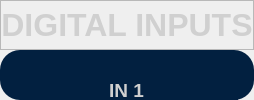
                 <widget class="QWidget" name="page_2">
                  <property name="styleSheet">
                   <string notr="true"/>
                  </property>
                  <layout class="QVBoxLayout" name="verticalLayout_6">
                   <property name="spacing">
                    <number>0</number>
                   </property>
                   <property name="leftMargin">
                    <number>0</number>
                   </property>
                   <property name="topMargin">
                    <number>0</number>
                   </property>
                   <property name="rightMargin">
                    <number>0</number>
                   </property>
                   <property name="bottomMargin">
                    <number>0</number>
                   </property>
                   <item>
                    <widget class="QFrame" name="frame_10">
                     <property name="maximumSize">
                      <size>
                       <width>16777215</width>
                       <height>50</height>
                      </size>
                     </property>
                     <property name="frameShape">
                      <enum>QFrame::StyledPanel</enum>
                     </property>
                     <property name="frameShadow">
                      <enum>QFrame::Raised</enum>
                     </property>
                     <layout class="QHBoxLayout" name="horizontalLayout_13">
                      <property name="spacing">
                       <number>0</number>
                      </property>
                      <property name="leftMargin">
                       <number>0</number>
                      </property>
                      <property name="topMargin">
                       <number>0</number>
                      </property>
                      <property name="rightMargin">
                       <number>0</number>
                      </property>
                      <property name="bottomMargin">
                       <number>0</number>
                      </property>
                      <item>
                       <widget class="QLabel" name="label_5">
                        <property name="font">
                         <font>
                          <pointsize>24</pointsize>
                          <weight>75</weight>
                          <bold>true</bold>
                         </font>
                        </property>
                        <property name="styleSheet">
                         <string notr="true">color: rgb(208, 208, 208);</string>
                        </property>
                        <property name="text">
                         <string>DIGITAL INPUTS</string>
                        </property>
                        <property name="alignment">
                         <set>Qt::AlignCenter</set>
                        </property>
                       </widget>
                      </item>
                     </layout>
                    </widget>
                   </item>
                   <item>
                    <widget class="QFrame" name="frame_11">
                     <property name="styleSheet">
                      <string notr="true">background-color: rgb(2, 32, 64);
border-radius:20px;</string>
                     </property>
                     <property name="frameShape">
                      <enum>QFrame::StyledPanel</enum>
                     </property>
                     <property name="frameShadow">
                      <enum>QFrame::Raised</enum>
                     </property>
                     <widget class="QWidget" name="layoutWidget_2">
                      <property name="geometry">
                       <rect>
                        <x>290</x>
                        <y>10</y>
                        <width>138</width>
                        <height>240</height>
                       </rect>
                      </property>
                      <layout class="QGridLayout" name="gridLayout_4">
                       <property name="topMargin">
                        <number>10</number>
                       </property>
                       <property name="bottomMargin">
                        <number>10</number>
                       </property>
                       <property name="horizontalSpacing">
                        <number>10</number>
                       </property>
                       <property name="verticalSpacing">
                        <number>20</number>
                       </property>
                       <item row="0" column="0">
                        <widget class="QLabel" name="label_21">
                         <property name="minimumSize">
                          <size>
                           <width>60</width>
                           <height>0</height>
                          </size>
                         </property>
                         <property name="maximumSize">
                          <size>
                           <width>60</width>
                           <height>16777215</height>
                          </size>
                         </property>
                         <property name="font">
                          <font>
                           <pointsize>14</pointsize>
                           <weight>75</weight>
                           <bold>true</bold>
                          </font>
                         </property>
                         <property name="styleSheet">
                          <string notr="true">color: rgb(208, 208, 208);</string>
                         </property>
                         <property name="text">
                          <string>IN 5</string>
                         </property>
                        </widget>
                       </item>
                       <item row="0" column="1">
                        <widget class="ShowHideWidgetSVG" name="showhide_5" native="true">
                         <property name="minimumSize">
                          <size>
                           <width>40</width>
                           <height>40</height>
                          </size>
                         </property>
                         <property name="maximumSize">
                          <size>
                           <width>40</width>
                           <height>40</height>
                          </size>
                         </property>
                        </widget>
                       </item>
                       <item row="1" column="0">
                        <widget class="QLabel" name="label_22">
                         <property name="font">
                          <font>
                           <pointsize>14</pointsize>
                           <weight>75</weight>
                           <bold>true</bold>
                          </font>
                         </property>
                         <property name="styleSheet">
                          <string notr="true">color: rgb(208, 208, 208);</string>
                         </property>
                         <property name="text">
                          <string>IN 6</string>
                         </property>
                        </widget>
                       </item>
                       <item row="1" column="1">
                        <widget class="ShowHideWidgetSVG" name="showhide_6" native="true">
                         <property name="minimumSize">
                          <size>
                           <width>40</width>
                           <height>40</height>
                          </size>
                         </property>
                         <property name="maximumSize">
                          <size>
                           <width>40</width>
                           <height>40</height>
                          </size>
                         </property>
                        </widget>
                       </item>
                       <item row="2" column="0">
                        <widget class="QLabel" name="label_23">
                         <property name="font">
                          <font>
                           <pointsize>14</pointsize>
                           <weight>75</weight>
                           <bold>true</bold>
                          </font>
                         </property>
                         <property name="styleSheet">
                          <string notr="true">color: rgb(208, 208, 208);</string>
                         </property>
                         <property name="text">
                          <string>IN 7</string>
                         </property>
                        </widget>
                       </item>
                       <item row="2" column="1">
                        <widget class="ShowHideWidgetSVG" name="showhide_7" native="true">
                         <property name="minimumSize">
                          <size>
                           <width>40</width>
                           <height>40</height>
                          </size>
                         </property>
                         <property name="maximumSize">
                          <size>
                           <width>40</width>
                           <height>40</height>
                          </size>
                         </property>
                        </widget>
                       </item>
                       <item row="3" column="0">
                        <widget class="QLabel" name="label_24">
                         <property name="font">
                          <font>
                           <pointsize>14</pointsize>
                           <weight>75</weight>
                           <bold>true</bold>
                          </font>
                         </property>
                         <property name="styleSheet">
                          <string notr="true">color: rgb(208, 208, 208);</string>
                         </property>
                         <property name="text">
                          <string>IN 8</string>
                         </property>
                        </widget>
                       </item>
                       <item row="3" column="1">
                        <widget class="ShowHideWidgetSVG" name="showhide_8" native="true">
                         <property name="minimumSize">
                          <size>
                           <width>40</width>
                           <height>40</height>
                          </size>
                         </property>
                         <property name="maximumSize">
                          <size>
                           <width>40</width>
                           <height>40</height>
                          </size>
                         </property>
                        </widget>
                       </item>
                      </layout>
                     </widget>
                     <widget class="QWidget" name="layoutWidget">
                      <property name="geometry">
                       <rect>
                        <x>100</x>
                        <y>10</y>
                        <width>138</width>
                        <height>240</height>
                       </rect>
                      </property>
                      <layout class="QGridLayout" name="gridLayout_3">
                       <property name="topMargin">
                        <number>10</number>
                       </property>
                       <property name="bottomMargin">
                        <number>10</number>
                       </property>
                       <property name="horizontalSpacing">
                        <number>10</number>
                       </property>
                       <property name="verticalSpacing">
                        <number>20</number>
                       </property>
                       <item row="0" column="0">
                        <widget class="QLabel" name="label_17">
                         <property name="minimumSize">
                          <size>
                           <width>60</width>
                           <height>0</height>
                          </size>
                         </property>
                         <property name="maximumSize">
                          <size>
                           <width>60</width>
                           <height>16777215</height>
                          </size>
                         </property>
                         <property name="font">
                          <font>
                           <pointsize>14</pointsize>
                           <weight>75</weight>
                           <bold>true</bold>
                          </font>
                         </property>
                         <property name="styleSheet">
                          <string notr="true">color: rgb(208, 208, 208);</string>
                         </property>
                         <property name="text">
                          <string>IN 1</string>
                         </property>
                        </widget>
                       </item>
                       <item row="0" column="1">
                        <widget class="ShowHideWidgetSVG" name="showhide_1" native="true">
                         <property name="minimumSize">
                          <size>
                           <width>40</width>
                           <height>40</height>
                          </size>
                         </property>
                         <property name="maximumSize">
                          <size>
                           <width>40</width>
                           <height>40</height>
                          </size>
                         </property>
                        </widget>
                       </item>
                       <item row="1" column="0">
                        <widget class="QLabel" name="label_18">
                         <property name="font">
                          <font>
                           <pointsize>14</pointsize>
                           <weight>75</weight>
                           <bold>true</bold>
                          </font>
                         </property>
                         <property name="styleSheet">
                          <string notr="true">color: rgb(208, 208, 208);</string>
                         </property>
                         <property name="text">
                          <string>IN 2</string>
                         </property>
                        </widget>
                       </item>
                       <item row="1" column="1">
                        <widget class="ShowHideWidgetSVG" name="showhide_2" native="true">
                         <property name="minimumSize">
                          <size>
                           <width>40</width>
                           <height>40</height>
                          </size>
                         </property>
                         <property name="maximumSize">
                          <size>
                           <width>40</width>
                           <height>40</height>
                          </size>
                         </property>
                        </widget>
                       </item>
                       <item row="2" column="0">
                        <widget class="QLabel" name="label_19">
                         <property name="font">
                          <font>
                           <pointsize>14</pointsize>
                           <weight>75</weight>
                           <bold>true</bold>
                          </font>
                         </property>
                         <property name="styleSheet">
                          <string notr="true">color: rgb(208, 208, 208);</string>
                         </property>
                         <property name="text">
                          <string>IN 3</string>
                         </property>
                        </widget>
                       </item>
                       <item row="2" column="1">
                        <widget class="ShowHideWidgetSVG" name="showhide_3" native="true">
                         <property name="minimumSize">
                          <size>
                           <width>40</width>
                           <height>40</height>
                          </size>
                         </property>
                         <property name="maximumSize">
                          <size>
                           <width>40</width>
                           <height>40</height>
                          </size>
                         </property>
                        </widget>
                       </item>
                       <item row="3" column="0">
                        <widget class="QLabel" name="label_20">
                         <property name="font">
                          <font>
                           <pointsize>14</pointsize>
                           <weight>75</weight>
                           <bold>true</bold>
                          </font>
                         </property>
                         <property name="styleSheet">
                          <string notr="true">color: rgb(208, 208, 208);</string>
                         </property>
                         <property name="text">
                          <string>IN 4</string>
                         </property>
                        </widget>
                       </item>
                       <item row="3" column="1">
                        <widget class="ShowHideWidgetSVG" name="showhide_4" native="true">
                         <property name="minimumSize">
                          <size>
                           <width>40</width>
                           <height>40</height>
                          </size>
                         </property>
                         <property name="maximumSize">
                          <size>
                           <width>40</width>
                           <height>40</height>
                          </size>
                         </property>
                        </widget>
                       </item>
                      </layout>
                     </widget>
                    </widget>
                   </item>
                  </layout>
                 </widget>
